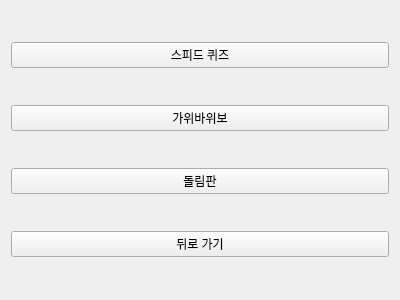
<?xml version="1.0" encoding="UTF-8"?>
<ui version="4.0">
 <class>MiniGameBase</class>
 <widget class="QWidget" name="MiniGameBase">
  <property name="geometry">
   <rect>
    <x>0</x>
    <y>0</y>
    <width>400</width>
    <height>300</height>
   </rect>
  </property>
  <property name="windowTitle">
   <string>Form</string>
  </property>
  <layout class="QVBoxLayout" name="verticalLayout">
   <item>
    <widget class="QPushButton" name="MiniGame_1">
     <property name="text">
      <string>스피드 퀴즈</string>
     </property>
    </widget>
   </item>
   <item>
    <widget class="QPushButton" name="MiniGame_2">
     <property name="text">
      <string>가위바위보</string>
     </property>
    </widget>
   </item>
   <item>
    <widget class="QPushButton" name="MiniGame_3">
     <property name="text">
      <string>돌림판</string>
     </property>
    </widget>
   </item>
   <item>
    <widget class="QPushButton" name="GoBack">
     <property name="text">
      <string>뒤로 가기</string>
     </property>
    </widget>
   </item>
  </layout>
 </widget>
 <resources/>
 <connections/>
</ui>
